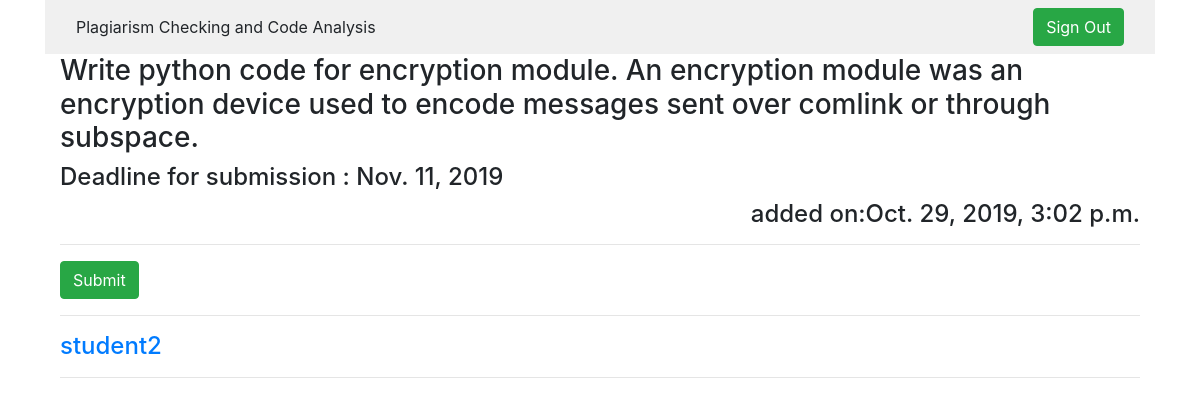
The page /question/1/view-question (signed in) on the database its author committed.
### question/models.py (models this page shows, shortened)
class Question(models.Model):
	content = models.TextField()
	createdby = models.ForeignKey(RegUser, null=True, on_delete=models.SET_NULL)
	deadline = models.DateField(null=True, blank=True)
	timestamp = models.DateTimeField(auto_now=False, auto_now_add=True, null=True, blank=True)
	solution = models.FileField(upload_to="question/files/")

class StudentSubmission(models.Model):
	question = models.ForeignKey(Question, null=True, on_delete=models.SET_NULL)
	student = models.ForeignKey(RegUser, null=True, blank=True, on_delete=models.SET_NULL)
	submission = models.FileField(upload_to="studentsubmission/files/")
	fingerprints = models.TextField(null=True)
	kgrams = models.TextField(null=True)
	timestamp = models.DateTimeField(auto_now=False, auto_now_add=True, null=True, blank=True)
	def file_link(self):
		if self.submission:
			return self.submission.url
		else:
			return "No attachment"

### userauth/models.py (models this page shows, shortened)
class RegUser(models.Model):
	user = models.ForeignKey(User, null=True, blank=True, on_delete=models.CASCADE)
	instructor = models.BooleanField(default=False)

### question/views.py (the view)
# urls.py: path('<int:question_id>/view-question', view_question, name="view-question"),
def view_question(request, question_id):
	if request.user.is_authenticated:
		context = {}
		question = Question.objects.get(id=question_id)
		user = RegUser.objects.get(user=request.user)
		instructor = user.instructor
		context['instructor'] = instructor
		context['question'] = question
		if instructor:
			submissions = StudentSubmission.objects.filter(question=question)
			context['submissions'] = submissions
		else:
			my_submission = StudentSubmission.objects.filter(question=question, student=user)
			context['my_submission'] = my_submission
		return render(request, "question/viewquestion.html",context)
	else:
		raise Http404

### static/templates/question/viewquestion.html (shortened to what this page needs)
{% extends "navbar.html" %}
{% block content %}
{% if question %}
	<div class="col-sm-12 col-sm-offset-3">
		<h3>{{ question.content }}</h3>
		<h4>Deadline for submission : {{ question.deadline }}</h4>
		<h4><p align="right">added on:{{ question.timestamp }}</p></h4>
		<hr>
		{% if not instructor %}
			<a class="btn btn-md btn-success pull-right" href='{% url "add-submission" question.id %}' role="button">Submit</a>
				<hr>
			{% for submission in my_submission %}
				<h4><a href="{{ submission.file_link }}">{{ submission.student.user }}</a></h4>
			{% endfor %}
			<hr/>
		{% endif %}
{% endif %}
{% endblock %}

### static/static-files/static-files/static-files/static-files/static-files/templates/base.html (style rules this page uses)
body { background: #FFFFFF ; }

### rows shown on the page
Question: content "Write python code for encryption module. An encryption module was an encryption device used to encode messages sent over comlink or through subspace.", deadline "Nov. 11, 2019", timestamp "Oct. 29, 2019, 3:02 p.m."
StudentSubmission: student.user "student2"
